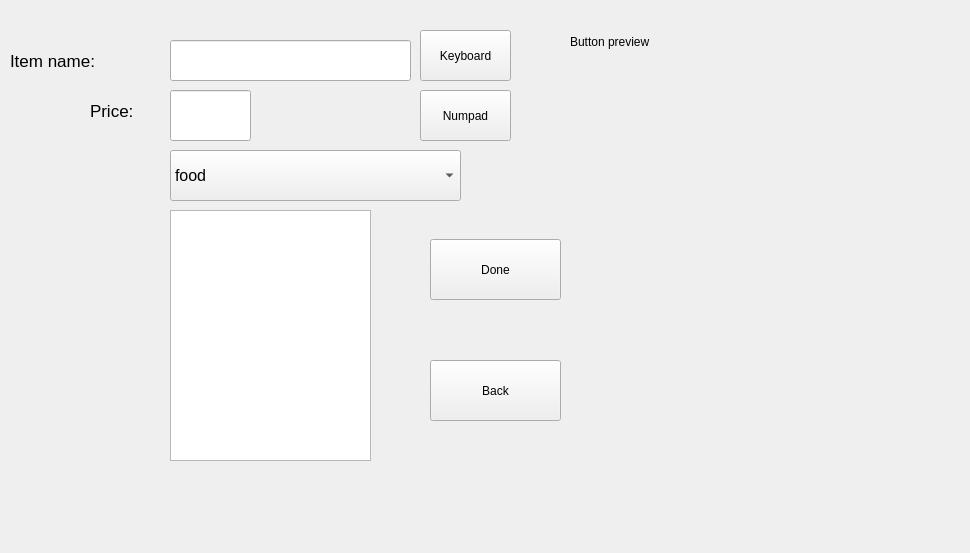
<?xml version="1.0" encoding="UTF-8"?>
<ui version="4.0">
 <class>Form</class>
 <widget class="QWidget" name="Form">
  <property name="geometry">
   <rect>
    <x>0</x>
    <y>0</y>
    <width>970</width>
    <height>553</height>
   </rect>
  </property>
  <property name="windowTitle">
   <string>Form</string>
  </property>
  <widget class="QLineEdit" name="lineEdit_name">
   <property name="enabled">
    <bool>true</bool>
   </property>
   <property name="geometry">
    <rect>
     <x>170</x>
     <y>40</y>
     <width>241</width>
     <height>41</height>
    </rect>
   </property>
   <property name="font">
    <font>
     <pointsize>11</pointsize>
    </font>
   </property>
   <property name="inputMask">
    <string/>
   </property>
   <property name="maxLength">
    <number>14</number>
   </property>
  </widget>
  <widget class="QLabel" name="label">
   <property name="geometry">
    <rect>
     <x>10</x>
     <y>40</y>
     <width>161</width>
     <height>41</height>
    </rect>
   </property>
   <property name="font">
    <font>
     <pointsize>13</pointsize>
    </font>
   </property>
   <property name="text">
    <string>Item name:</string>
   </property>
  </widget>
  <widget class="QLabel" name="label_2">
   <property name="geometry">
    <rect>
     <x>90</x>
     <y>90</y>
     <width>81</width>
     <height>41</height>
    </rect>
   </property>
   <property name="font">
    <font>
     <pointsize>13</pointsize>
    </font>
   </property>
   <property name="text">
    <string>Price:</string>
   </property>
  </widget>
  <widget class="QPushButton" name="pushButton_keyboard">
   <property name="enabled">
    <bool>true</bool>
   </property>
   <property name="geometry">
    <rect>
     <x>420</x>
     <y>30</y>
     <width>91</width>
     <height>51</height>
    </rect>
   </property>
   <property name="font">
    <font>
     <weight>50</weight>
     <bold>false</bold>
     <underline>false</underline>
     <strikeout>false</strikeout>
     <kerning>true</kerning>
    </font>
   </property>
   <property name="text">
    <string>Keyboard</string>
   </property>
  </widget>
  <widget class="QPushButton" name="pushButton_numpad">
   <property name="enabled">
    <bool>true</bool>
   </property>
   <property name="geometry">
    <rect>
     <x>420</x>
     <y>90</y>
     <width>91</width>
     <height>51</height>
    </rect>
   </property>
   <property name="font">
    <font>
     <weight>50</weight>
     <bold>false</bold>
     <underline>false</underline>
     <strikeout>false</strikeout>
     <kerning>true</kerning>
    </font>
   </property>
   <property name="text">
    <string>Numpad</string>
   </property>
  </widget>
  <widget class="QComboBox" name="comboBox_type">
   <property name="geometry">
    <rect>
     <x>170</x>
     <y>150</y>
     <width>291</width>
     <height>51</height>
    </rect>
   </property>
   <property name="font">
    <font>
     <pointsize>12</pointsize>
    </font>
   </property>
   <property name="maxVisibleItems">
    <number>5</number>
   </property>
   <property name="frame">
    <bool>true</bool>
   </property>
   <property name="modelColumn">
    <number>0</number>
   </property>
   <item>
    <property name="text">
     <string>food</string>
    </property>
   </item>
   <item>
    <property name="text">
     <string>snack</string>
    </property>
   </item>
   <item>
    <property name="text">
     <string>drink</string>
    </property>
   </item>
  </widget>
  <widget class="QListWidget" name="listWidget">
   <property name="geometry">
    <rect>
     <x>170</x>
     <y>210</y>
     <width>201</width>
     <height>251</height>
    </rect>
   </property>
   <property name="iconSize">
    <size>
     <width>100</width>
     <height>100</height>
    </size>
   </property>
  </widget>
  <widget class="QLineEdit" name="lineEdit_price">
   <property name="geometry">
    <rect>
     <x>170</x>
     <y>90</y>
     <width>81</width>
     <height>51</height>
    </rect>
   </property>
   <property name="font">
    <font>
     <pointsize>13</pointsize>
    </font>
   </property>
   <property name="inputMethodHints">
    <set>Qt::ImhNone</set>
   </property>
   <property name="inputMask">
    <string/>
   </property>
   <property name="maxLength">
    <number>6</number>
   </property>
   <property name="placeholderText">
    <string/>
   </property>
  </widget>
  <widget class="QPushButton" name="pushButton_print">
   <property name="geometry">
    <rect>
     <x>430</x>
     <y>239</y>
     <width>131</width>
     <height>61</height>
    </rect>
   </property>
   <property name="text">
    <string>Done</string>
   </property>
  </widget>
  <widget class="QPushButton" name="pushButton_back">
   <property name="geometry">
    <rect>
     <x>430</x>
     <y>360</y>
     <width>131</width>
     <height>61</height>
    </rect>
   </property>
   <property name="text">
    <string>Back</string>
   </property>
  </widget>
  <widget class="QLabel" name="label_status">
   <property name="geometry">
    <rect>
     <x>170</x>
     <y>2</y>
     <width>241</width>
     <height>31</height>
    </rect>
   </property>
   <property name="text">
    <string/>
   </property>
  </widget>
  <widget class="QLabel" name="label_3">
   <property name="geometry">
    <rect>
     <x>570</x>
     <y>30</y>
     <width>131</width>
     <height>23</height>
    </rect>
   </property>
   <property name="text">
    <string>Button preview</string>
   </property>
  </widget>
  <widget class="QWidget" name="horizontalLayoutWidget">
   <property name="geometry">
    <rect>
     <x>550</x>
     <y>60</y>
     <width>160</width>
     <height>141</height>
    </rect>
   </property>
   <layout class="QHBoxLayout" name="verticalLayout"/>
  </widget>
  <zorder>lineEdit_price</zorder>
  <zorder>pushButton_keyboard</zorder>
  <zorder>lineEdit_name</zorder>
  <zorder>label</zorder>
  <zorder>label_2</zorder>
  <zorder>pushButton_numpad</zorder>
  <zorder>comboBox_type</zorder>
  <zorder>listWidget</zorder>
  <zorder>pushButton_print</zorder>
  <zorder>pushButton_back</zorder>
  <zorder>label_status</zorder>
  <zorder>label_3</zorder>
  <zorder>horizontalLayoutWidget</zorder>
 </widget>
 <resources/>
 <connections/>
</ui>
